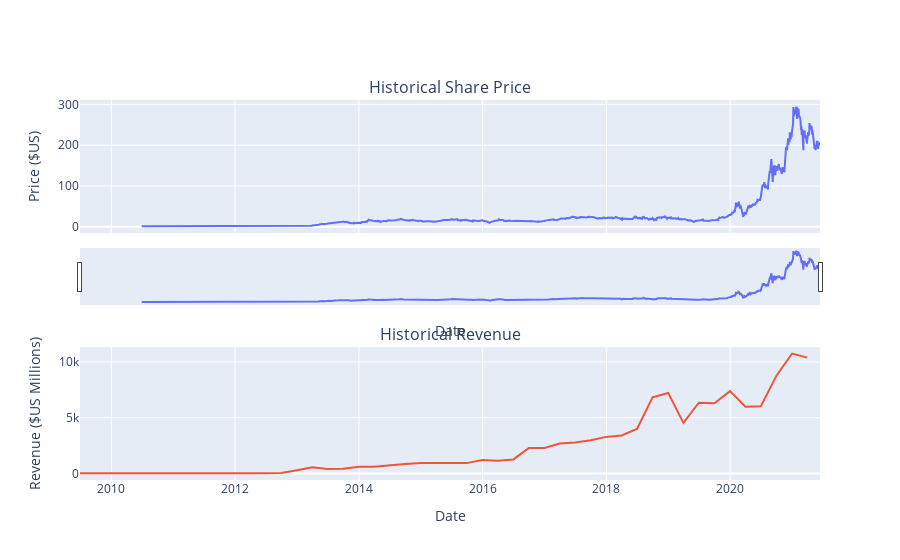

Here is the notebook cell this chart was saved with:
### Markdown cell above
<details><summary>Hint</summary>

```

You just need to invoke the make_graph function with the required parameter to print the graphs.The structure to call the `make_graph` function is `make_graph(tesla_data, tesla_revenue, 'Tesla')`.

```
    
</details>

### Code cell
def make_graph(tesla_data, tesla_revenue):
    fig = make_subplots(rows=2, cols=1, shared_xaxes=True, subplot_titles=("Historical Share Price", "Historical Revenue"), vertical_spacing = .3)
    stock_data_specific = tesla_data[tesla_data.Date <= '2021--06-14']
    revenue_data_specific = tesla_revenue[tesla_revenue.Date <= '2021-04-30']
    fig.add_trace(go.Scatter(x=pd.to_datetime(stock_data_specific.Date), y=stock_data_specific.Close.astype("float"), name="Share Price"), row=1, col=1)
    fig.add_trace(go.Scatter(x=pd.to_datetime(revenue_data_specific.Date), y=revenue_data_specific.Revenue.astype("float"), name="Revenue"), row=2, col=1)
    fig.update_xaxes(title_text="Date", row=1, col=1)
    fig.update_xaxes(title_text="Date", row=2, col=1)
    fig.update_yaxes(title_text="Price ($US)", row=1, col=1)
    fig.update_yaxes(title_text="Revenue ($US Millions)", row=2, col=1)
    fig.update_layout(showlegend=False,
    height=900,
    xaxis_rangeslider_visible=True)
    fig.show()

make_graph(tesla_data, tesla_revenue)

### Figure 1 — Plotly figure (JSON) as saved in the notebook; plotly's stock layout.template omitted (floating-point values rounded to 4 significant figures; data arrays with more than 128 entries replaced by an {"elided": "..."} marker saying what was removed)
{"data": [{"name": "Share Price", "type": "scatter", "x": {"elided": "2759 str values"}, "xaxis": "x", "y": {"elided": "2759 float values"}, "yaxis": "y"}, {"name": "Revenue", "type": "scatter", "x": ["2021-03-31T00:00:00", "2020-12-31T00:00:00", "2020-09-30T00:00:00", "2020-06-30T00:00:00", "2020-03-31T00:00:00", "2019-12-31T00:00:00", "2019-09-30T00:00:00", "2019-06-30T00:00:00", "2019-03-31T00:00:00", "2018-12-31T00:00:00", "2018-09-30T00:00:00", "2018-06-30T00:00:00", "2018-03-31T00:00:00", "2017-12-31T00:00:00", "2017-09-30T00:00:00", "2017-06-30T00:00:00", "2017-03-31T00:00:00", "2016-12-31T00:00:00", "2016-09-30T00:00:00", "2016-06-30T00:00:00", "2016-03-31T00:00:00", "2015-12-31T00:00:00", "2015-09-30T00:00:00", "2015-06-30T00:00:00", "2015-03-31T00:00:00", "2014-12-31T00:00:00", "2014-09-30T00:00:00", "2014-06-30T00:00:00", "2014-03-31T00:00:00", "2013-12-31T00:00:00", "2013-09-30T00:00:00", "2013-06-30T00:00:00", "2013-03-31T00:00:00", "2012-12-31T00:00:00", "2012-09-30T00:00:00", "2012-06-30T00:00:00", "2012-03-31T00:00:00", "2011-12-31T00:00:00", "2011-09-30T00:00:00", "2011-06-30T00:00:00", "2011-03-31T00:00:00", "2010-12-31T00:00:00", "2010-09-30T00:00:00", "2010-06-30T00:00:00", "2010-03-31T00:00:00", "2009-09-30T00:00:00", "2009-06-30T00:00:00"], "xaxis": "x2", "y": [10389, 10744, 8771, 6036, 5985, 7384, 6303, 6350, 4541, 7226, 6824, 4002, 3409, 3288, 2985, 2790, 2696, 2285, 2298, 1270, 1147, 1214, 937, 955, 940, 957, 852, 769, 621, 615, 431, 405, 562, 306, 50, 27, 30, 39, 58, 58, 49, 36, 31, 28, 21, 46, 27], "yaxis": "y2"}], "layout": {"annotations": [{"font": {"size": 16}, "showarrow": false, "text": "Historical Share Price", "x": 0.5, "xanchor": "center", "xref": "paper", "y": 1.0, "yanchor": "bottom", "yref": "paper"}, {"font": {"size": 16}, "showarrow": false, "text": "Historical Revenue", "x": 0.5, "xanchor": "center", "xref": "paper", "y": 0.35, "yanchor": "bottom", "yref": "paper"}], "autosize": true, "showlegend": false, "xaxis": {"anchor": "y", "autorange": true, "domain": [0, 1], "matches": "x2", "range": ["2009-06-30", "2021-06-14"], "rangeslider": {"autorange": true, "range": ["2009-06-30", "2021-06-14"], "visible": true, "yaxis": {"_template": null, "rangemode": "match"}}, "showticklabels": false, "title": {"text": "Date"}, "type": "date"}, "xaxis2": {"anchor": "y2", "autorange": true, "domain": [0, 1], "range": ["2009-06-30", "2021-06-14"], "title": {"text": "Date"}, "type": "date"}, "yaxis": {"anchor": "x", "autorange": true, "domain": [0.65, 1.0], "range": [-15.24, 310.7], "title": {"text": "Price ($US)"}, "type": "linear"}, "yaxis2": {"anchor": "x2", "autorange": true, "domain": [0, 0.35], "range": [-574.7, 11340.0], "title": {"text": "Revenue ($US Millions)"}, "type": "linear"}}}
